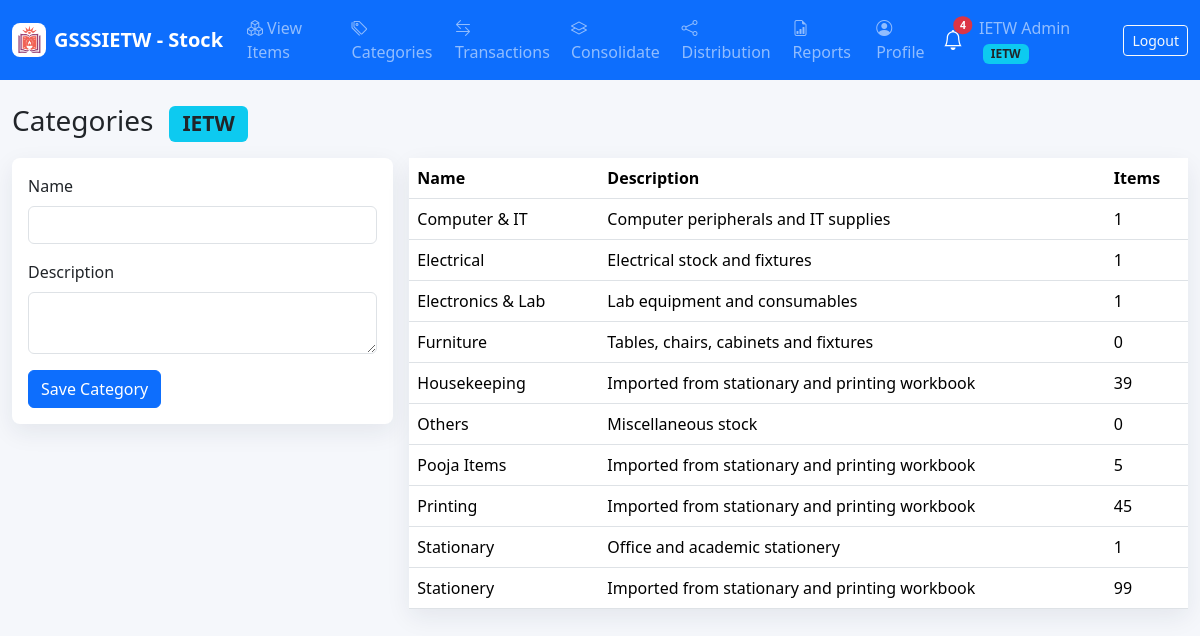
The page /IETW/categories.php (signed in) on the database its author committed.
### tables this page shows
CREATE TABLE `categories` (
  `id` int NOT NULL AUTO_INCREMENT,
  `name` varchar(120) NOT NULL,
  `description` text,
  `created_at` timestamp NULL DEFAULT CURRENT_TIMESTAMP,
  PRIMARY KEY (`id`),
  UNIQUE KEY `name` (`name`)
);

### includes/db.php (called while the page is built, shortened)
<?php
final class Database
{
    private static ?PDO $pdo = null;
    public static function conn(): PDO
    {
        if (self::$pdo === null) {
            $dsn = 'mysql:host=' . DB_HOST . ';dbname=' . DB_NAME . ';charset=utf8mb4';
            self::$pdo = new PDO($dsn, DB_USER, DB_PASS, [
                PDO::ATTR_ERRMODE => PDO::ERRMODE_EXCEPTION,
                PDO::ATTR_DEFAULT_FETCH_MODE => PDO::FETCH_ASSOC,
                PDO::ATTR_EMULATE_PREPARES => false,
            ]);
        }
        return self::$pdo;
    }
}

### includes/functions.php (called while the page is built, shortened)
<?php
require_once __DIR__ . '/db.php';
function e(?string $value): string
{
    return htmlspecialchars((string)$value, ENT_QUOTES, 'UTF-8');
}
function rows(string $sql, array $params = []): array
{
    $stmt = Database::conn()->prepare($sql);
    $stmt->execute($params);
    return $stmt->fetchAll();
}

### IETW/categories.php (the view, shortened to what this page needs)
<?php
require_once __DIR__ . '/../includes/layout.php';
$categories = rows(
    'SELECT c.*, COUNT(i.id) item_count FROM categories c
     LEFT JOIN items i ON i.category_id=c.id AND i.deleted_at IS NULL
     GROUP BY c.id ORDER BY c.name'
);
?>
<h1 class="h3 mb-3">Categories <span class="badge bg-info text-dark ms-2">IETW</span></h1>
<div class="row g-3">
  <div class="col-lg-4">
    <div class="card metric-card"><div class="card-body">
      <form method="post"><?php csrf_field(); ?>
        <div class="mb-3"><label class="form-label">Name</label><input name="name" class="form-control" required></div>
        <div class="mb-3"><label class="form-label">Description</label><textarea name="description" class="form-control"></textarea></div>
        <button class="btn btn-primary">Save Category</button>
      </form>
    </div></div>
  </div>
  <div class="col-lg-8">
    <div class="card metric-card"><div class="table-responsive">
      <table class="table mb-0">
        <thead><tr><th>Name</th><th>Description</th><th>Items</th></tr></thead>
        <tbody>
          <?php foreach ($categories as $c): ?>
          <tr><td><?= e($c['name']) ?></td><td><?= e($c['description']) ?></td><td><?= e($c['item_count']) ?></td></tr>
          <?php endforeach; ?>
        </tbody>
      </table>
    </div></div>
  </div>
</div>

### assets/css/app.css (style rules this page uses)
body { background: #f5f7fb; }
.metric-card { border: 0; border-radius: 8px; box-shadow: 0 8px 24px rgba(30, 41, 59, .08); }
.table thead th { white-space: nowrap; }

### rows shown on the page
categories: name "Computer & IT", description "Computer peripherals and IT supplies", item_count "1"
categories: name "Electrical", description "Electrical stock and fixtures", item_count "1"
categories: name "Electronics & Lab", description "Lab equipment and consumables", item_count "1"
categories: name "Furniture", description "Tables, chairs, cabinets and fixtures", item_count "0"
categories: name "Housekeeping", description "Imported from stationary and printing workbook", item_count "39"
categories: name "Others", description "Miscellaneous stock", item_count "0"
categories: name "Pooja Items", description "Imported from stationary and printing workbook", item_count "5"
categories: name "Printing", description "Imported from stationary and printing workbook", item_count "45"
categories: name "Stationary", description "Office and academic stationery", item_count "1"
categories: name "Stationery", description "Imported from stationary and printing workbook", item_count "99"

### other values the page prints
APP_SHORT_NAME "GSSSIETW - Stock"
$l[1] "View Items"
$l[1] "Categories"
$l[1] "Transactions"
$l[1] "Consolidate"
$l[1] "Distribution"
$l[1] "Reports"
$l[1] "Profile"
$unread "4"
$u['name'] "IETW Admin"
$role "IETW"
